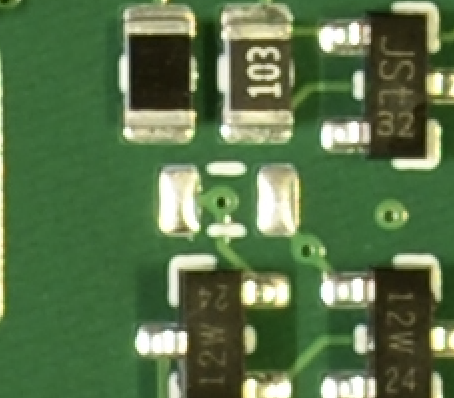
#> input picture resources/comp-missing.png, 454 x 398 px
$ python subtract.py
#> lines starting #> are read from the running program, lines starting #| are printed output that depends on the picture; after the words box and inside, x2 and y2 are one past the last pixel; in counts of white or black regions, pixels touching at a corner belong together
#> in main, missing is the input picture: shape (398, 454, 3); mean B, G, R 73.9, 115, 89.3
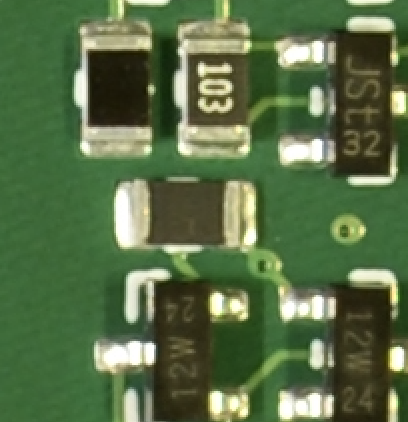
#> input picture resources/comp-placed.png, 408 x 422 px
#> in main, placed is the input picture: shape (422, 408, 3); mean B, G, R 71.2, 111.3, 88.8
import numpy as np
import cv2 as cv
from matplotlib import pyplot as plt

MAX_FEATURES = 500
GOOD_MATCH_PERCENT = 0.03

def plot_image_grid(images, ncols=None, cmap='gray'):
    '''Plot a grid of images'''
    if not ncols:
        factors = [i for i in range(1, len(images)+1) if len(images) % i == 0]
        ncols = factors[len(factors) // 2] if len(factors) else len(images) // 4 + 1
    nrows = int(len(images) / ncols) + int(len(images) % ncols)
    imgs = [images[i] if len(images) > i else None for i in range(nrows * ncols)]
    f, axes = plt.subplots(nrows, ncols, figsize=(3*ncols, 2*nrows))
    axes = axes.flatten()[:len(imgs)]
    for img, ax in zip(imgs, axes.flatten()):
        if np.any(img):
            if len(img.shape) > 2 and img.shape[2] == 1:
                img = img.squeeze()
            ax.imshow(img, cmap=cmap)


def alignImages(im1, im2):

  # Convert images to grayscale
  im1Gray = cv.cvtColor(im1, cv.COLOR_BGR2GRAY)
  im2Gray = cv.cvtColor(im2, cv.COLOR_BGR2GRAY)
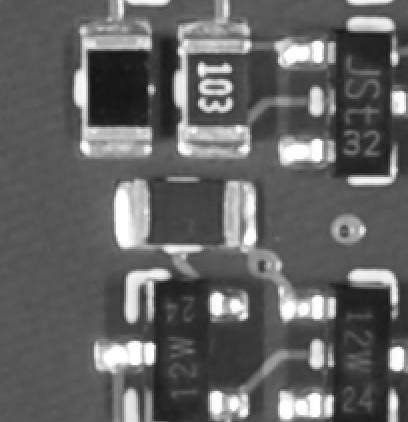
#> im2Gray: shape (422, 408); min 20, max 255, mean 100

  # Detect ORB features and compute descriptors.
  orb = cv.ORB_create(MAX_FEATURES, 1.01, 1)
  keypoints1, descriptors1 = orb.detectAndCompute(im1Gray, None)
#> keypoints1 = 500 keypoints; strongest (x, y, size): (184, 333, 31), (186, 333, 31), (184, 331, 31), (194, 34, 31)
  keypoints2, descriptors2 = orb.detectAndCompute(im2Gray, None)
#> keypoints2 = 500 keypoints; strongest (x, y, size): (153, 345, 31), (333, 299, 31), (155, 345, 31), (151, 343, 31)

  # Match features.
  matcher = cv.DescriptorMatcher_create(cv.DESCRIPTOR_MATCHER_BRUTEFORCE_HAMMING)
  matches = matcher.match(descriptors1, descriptors2, None)
#> matches = 500 matches

  # Sort matches by score
  #matches.sort(key=lambda x: x.distance, reverse=False)
  matches = sorted(matches, key = lambda x:x.distance)

  # Remove not so good matches
  numGoodMatches = int(len(matches) * GOOD_MATCH_PERCENT)
#> numGoodMatches = 15
  matches = matches[:numGoodMatches]
#> matches = 15 matches

  # [7 lines of commented-out code are left out]
  points1 = np.zeros((len(matches), 2), dtype=np.float32)
#> points1 = 15 rows, first 8: [0, 0], [0, 0], [0, 0], [0, 0], [0, 0], [0, 0], [0, 0], [0, 0]
  points2 = np.zeros((len(matches), 2), dtype=np.float32)
#> points2 has the same summary as points1

  for i, match in enumerate(matches):
    points1[i, :] = keypoints1[match.queryIdx].pt
    points2[i, :] = keypoints2[match.trainIdx].pt
#> this loop made 15 passes
#> after the loop, points1 = 15 rows, first 8: [222, 95], [219, 57], [224, 52], [222, 52], [195, 81], [393, 259], [192, 109], [272, 86]; points2 = 15 rows, first 8: [179, 109], [176, 73], [181, 68], [179, 68], [153, 90], [348, 275], [149, 127], [206, 73]

  # Find homography
  #h, mask = cv.findHomography(points1, points2, cv.RANSAC)

  # estimateAffinePartial2D
  h, inliners = cv.estimateAffinePartial2D(points1, points2, cv.RANSAC)
#> h = [[0.996, -0.00207, -42], [0.00207, 0.996, 15.65]]; inliners = [1, 1, 1, 1, 0, 1, 1, 0, 0, 1, 1, 1, 1, 1, 1]

  print(h)
#| [[ 9.95856844e-01 -2.06704525e-03 -4.19972145e+01]
#|  [ 2.06704525e-03  9.95856844e-01  1.56473025e+01]]

  # Use affine
  height, width, channels = im2.shape
#> height = 422; width = 408; channels = 3
  im1Reg = cv.warpAffine(im1, h, (width, height))
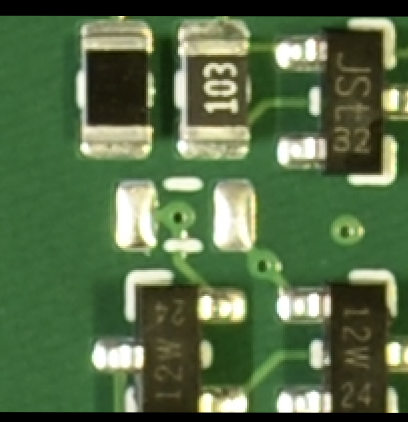
#> im1Reg: shape (422, 408, 3); mean B, G, R 70.8, 108.5, 86

  return im1Reg, h

def threshold(img1):
    #img = cv.cvtColor(img, cv.COLOR_BGR2GRAY)
    img = img1.copy()
    assert img is not None, "file could not be read, check with os.path.exists()"
    img = cv.medianBlur(img,5)
    ret,th1 = cv.threshold(img,32,255,cv.THRESH_BINARY)
    th2 = cv.adaptiveThreshold(img,255,cv.ADAPTIVE_THRESH_MEAN_C,cv.THRESH_BINARY,11,2)
    th3 = cv.adaptiveThreshold(img,255,cv.ADAPTIVE_THRESH_GAUSSIAN_C,cv.THRESH_BINARY,11,2)
    images = [img, th1, th2, th3]
    #plot_image_grid(images)
    return images

def getColorFromImage(img, channel):
    channel_image = img.copy()

    match channel:
        case 'r':
            channel_image[:,:,1] = 0#channel_image[:,:,0]
            channel_image[:,:,2] = 0#channel_image[:,:,0]
        case 'g':
            channel_image[:,:,0] = 0#channel_image[:,:,1]
            channel_image[:,:,2] = 0#channel_image[:,:,1]
        case 'b':
            channel_image[:,:,0] = 0#channel_image[:,:,2]
            channel_image[:,:,1] = 0#channel_image[:,:,2]

    return channel_image;
    return cv.cvtColor(channel_image, cv.COLOR_BGR2GRAY)

def main():
    missing = cv.imread('resources/comp-missing.png')
    placed = cv.imread('resources/comp-placed.png')

    imReg, h  =alignImages(missing, placed)
#> h = [[0.996, -0.00207, -42], [0.00207, 0.996, 15.65]]

    #plot_image_grid([missing, placed, imReg])
    #plt.show()

    a1 = placed
    b1 = imReg

    onlyRed = getColorFromImage(b1, 'r')
    onlyGreen = getColorFromImage(b1, 'g')
    onlyBlue = getColorFromImage(b1, 'b')

    onlyRed1 = getColorFromImage(a1, 'r')
    onlyGreen1 = getColorFromImage(a1, 'g')
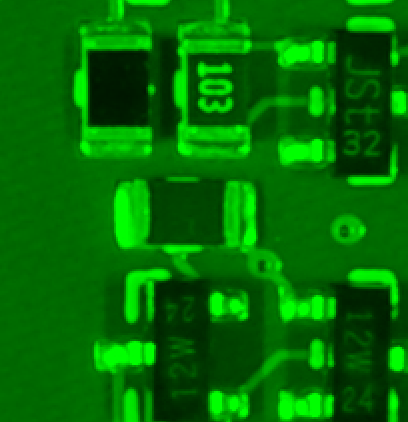
#> onlyGreen1: shape (422, 408, 3); mean B, G, R 0, 111.3, 0
    onlyBlue1 = getColorFromImage(a1, 'b')
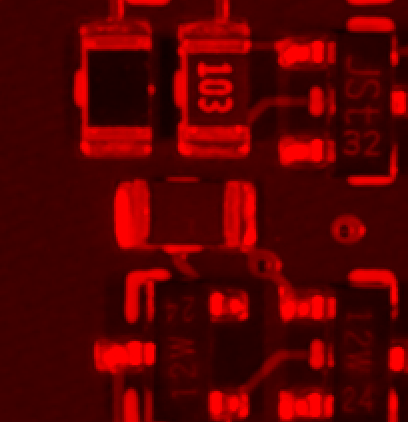
#> onlyBlue1: shape (422, 408, 3); mean B, G, R 0, 0, 88.8

    diff1 = cv.subtract(cv.cvtColor(b1, cv.COLOR_BGR2GRAY), cv.cvtColor(a1, cv.COLOR_BGR2GRAY))
    diff2 = cv.subtract(cv.cvtColor(onlyRed, cv.COLOR_BGR2GRAY), cv.cvtColor(onlyRed1, cv.COLOR_BGR2GRAY))
    diff3 = cv.subtract(cv.cvtColor(onlyGreen, cv.COLOR_BGR2GRAY), cv.cvtColor(onlyGreen1, cv.COLOR_BGR2GRAY))
    diff4 = cv.subtract(cv.cvtColor(onlyBlue, cv.COLOR_BGR2GRAY), cv.cvtColor(onlyBlue1, cv.COLOR_BGR2GRAY))


    plot_image_grid([b1, onlyRed, onlyGreen, onlyBlue,
                     a1, onlyRed1, onlyGreen1, onlyBlue1,
                     diff1, diff2, diff3, diff4,
                    threshold(diff1), threshold(diff2), threshold(diff3), threshold(diff4)
                     ])
#> in threshold, `ret,th1 = cv.threshold(img,32,255,cv.THRESH_BINARY)`:
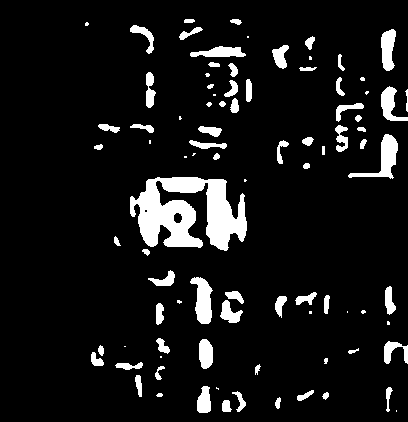
#> th1: shape (422, 408); 8.6% white; 90 white regions (21 under 20 px), largest, box (x1, y1, x2, y2) and area: (130, 177, 247, 251) 5200, (348, 134, 398, 179) 721, (190, 277, 213, 324) 661
#> in threshold, `th2 = cv.adaptiveThreshold(img,255,cv.ADAPTIVE_THRESH_MEAN_C,cv.THRESH..`: th2: shape (422, 408); 74.6% white; 212 black regions (164 under 20 px), largest, box (x1, y1, x2, y2) and area: (128, 264, 337, 418) 9198, (104, 138, 258, 261) 7533, (271, 24, 408, 188) 7198
#> in threshold, `th3 = cv.adaptiveThreshold(img,255,cv.ADAPTIVE_THRESH_GAUSSIAN_C,cv.TH..`: th3: shape (422, 408); 82.6% white; 415 black regions (329 under 20 px), largest, box (x1, y1, x2, y2) and area: (109, 169, 258, 260) 4895, (132, 265, 253, 376) 2509, (343, 25, 408, 184) 2217
#> in threshold (call 2), `ret,th1 = cv.threshold(img,32,255,cv.THRESH_BINARY)`: th1: shape (422, 408); every value is 0
#> in threshold (call 2), `th2 = cv.adaptiveThreshold(img,255,cv.ADAPTIVE_THRESH_MEAN_C,cv.THRESH..`: th2: shape (422, 408); 95.1% white; 222 black regions (138 under 20 px), largest, box (x1, y1, x2, y2) and area: (195, 57, 246, 116) 637, (155, 174, 208, 210) 515, (134, 204, 199, 251) 480
#> in threshold (call 2), `th3 = cv.adaptiveThreshold(img,255,cv.ADAPTIVE_THRESH_GAUSSIAN_C,cv.TH..`: th3: shape (422, 408); 98.3% white; black in thin lines or dots, all inside (x1, y1, x2, y2) = (89, 18, 408, 415)
#> in threshold (call 3), `ret,th1 = cv.threshold(img,32,255,cv.THRESH_BINARY)`: th1: shape (422, 408); 5% white; 73 white regions (33 under 20 px), largest, box (x1, y1, x2, y2) and area: (140, 180, 203, 247) 2065, (208, 180, 233, 249) 1175, (352, 135, 398, 177) 549
#> in threshold (call 3), `th2 = cv.adaptiveThreshold(img,255,cv.ADAPTIVE_THRESH_MEAN_C,cv.THRESH..`: th2: shape (422, 408); 79.5% white; 196 black regions (118 under 20 px), largest, box (x1, y1, x2, y2) and area: (109, 168, 258, 261) 5808, (130, 265, 334, 418) 5798, (332, 25, 408, 187) 2844
#> in threshold (call 3), `th3 = cv.adaptiveThreshold(img,255,cv.ADAPTIVE_THRESH_GAUSSIAN_C,cv.TH..`: th3: shape (422, 408); 87.3% white; 446 black regions (330 under 20 px), largest, box (x1, y1, x2, y2) and area: (114, 170, 253, 255) 3078, (182, 54, 250, 118) 1369, (180, 282, 251, 328) 1159
#> in threshold (call 4), `ret,th1 = cv.threshold(img,32,255,cv.THRESH_BINARY)`: th1: shape (422, 408); 1.8% white; 27 white regions (8 under 20 px), largest, box (x1, y1, x2, y2) and area: (214, 187, 226, 246) 558, (383, 137, 396, 177) 328, (164, 181, 202, 190) 308
#> in threshold (call 4), `th2 = cv.adaptiveThreshold(img,255,cv.ADAPTIVE_THRESH_MEAN_C,cv.THRESH..`: th2: shape (422, 408); 86.5% white; 254 black regions (141 under 20 px), largest, box (x1, y1, x2, y2) and area: (114, 171, 248, 258) 2646, (144, 266, 247, 373) 1883, (178, 53, 249, 118) 1508
#> in threshold (call 4), `th3 = cv.adaptiveThreshold(img,255,cv.ADAPTIVE_THRESH_GAUSSIAN_C,cv.TH..`:
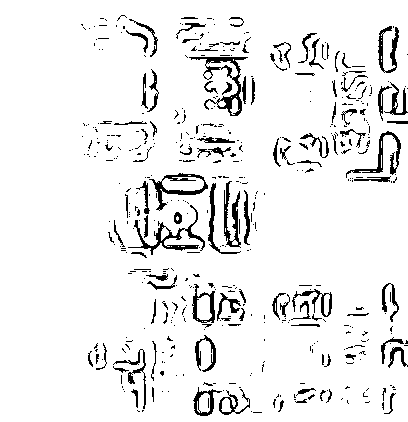
#> th3: shape (422, 408); 92.8% white; black in thin lines or dots, all inside (x1, y1, x2, y2) = (81, 15, 408, 416)
#> in plot_image_grid, `factors = [i for i in range(1, len(images)+1) if len(images) % i == 0]`: factors = [1, 2, 4, 8, 16]
#> in plot_image_grid, `ncols = factors[len(factors) // 2] if len(factors) else len(images) //..`: ncols = 4
#> in plot_image_grid, `imgs = [images[i] if len(images) > i else None for i in range(nrows * ..`: imgs = 16 items
#> the loop in plot_image_grid, `for img, ax in zip(imgs, axes.flatten()):` made 13 passes
    plt.show()

    # [19 lines of commented-out code are left out]
if __name__ == '__main__':
#> (the run stopped early here; a loop or call above may not have finished)
